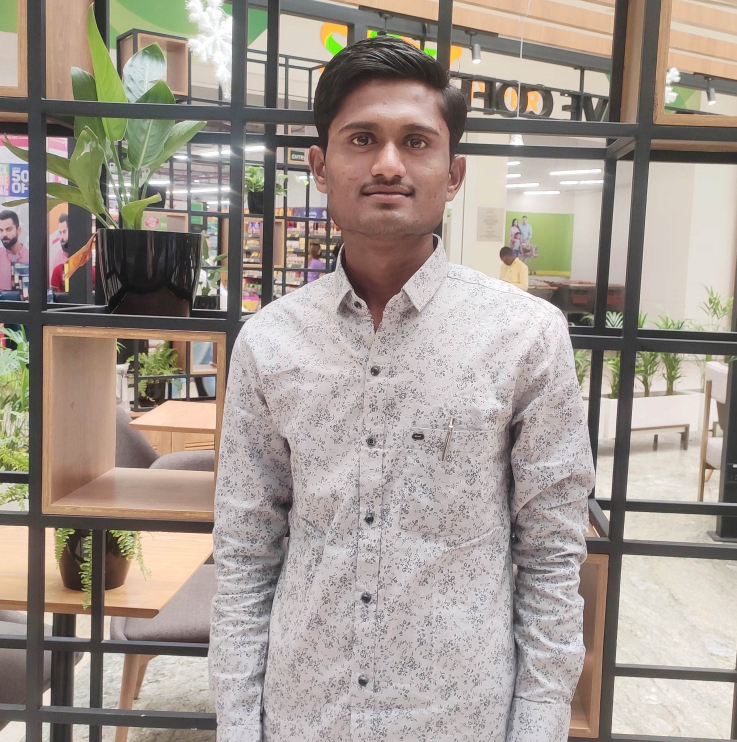
#> input picture model/test_images/santosh.jpg, 2210 x 2225 px (shown at 1/3 size)
$ jupyter execute --allow-errors friends_image_classifier_model.ipynb   (shell and % lines are left out)
#> lines starting #> are read from the running program, lines starting #| are printed output that depends on the picture; after the words box and inside, x2 and y2 are one past the last pixel; in counts of white or black regions, pixels touching at a corner belong together
[cell 1]
import numpy as np
import cv2
import matplotlib
from matplotlib import pyplot as plt

[cell 2]
img = cv2.imread('./test_images/santosh.jpg')
#> img is the input picture: shape (2225, 2210, 3); mean B, G, R 143.9, 152.2, 162.5
img.shape
#> Out = (2225, 2210, 3)

[cell 3]
plt.imshow(img) # This is rgb color image

[cell 4]
gray = cv2.cvtColor(img, cv2.COLOR_BGR2GRAY)
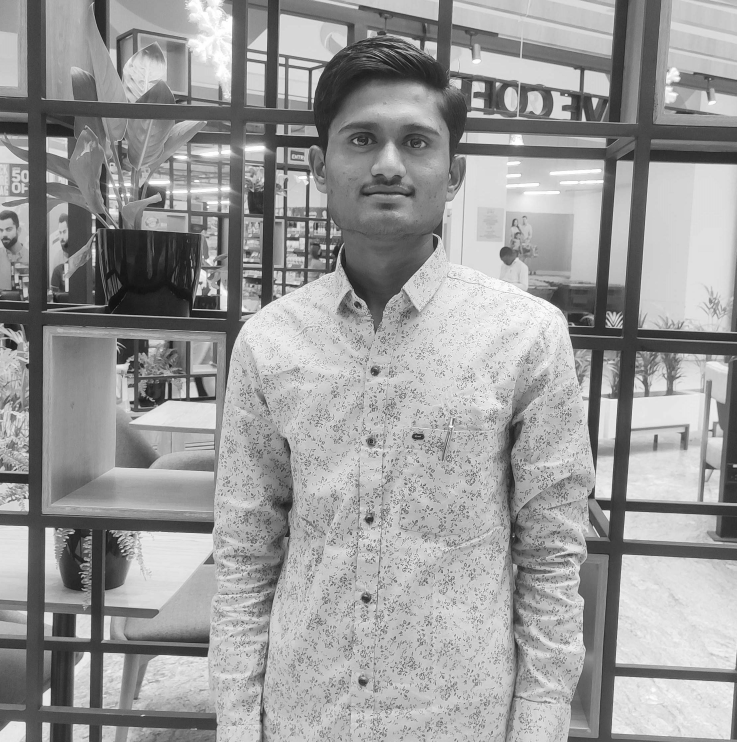
#> gray: shape (2225, 2210) (shown at 1/3 size); min 0, max 255, mean 154.4
gray.shape # here we are converting this image into gray image
#> Out = (2225, 2210)

[cell 5]
gray

[cell 6]
plt.imshow(gray, cmap='gray') # Here is the gray image

[cell 7]
face_cascade = cv2.CascadeClassifier('./opencv/haarcascades/haarcascade_frontalface_default.xml')
eye_cascade = cv2.CascadeClassifier('./opencv/haarcascades/haarcascade_eye.xml')

faces = face_cascade.detectMultiScale(gray, 1.3, 5)
#> faces = [[930, 242, 473, 473]]
faces
#> Out = [[930, 242, 473, 473]]

[cell 8]
(x,y,w,h) = faces[0]
#> x = 930; y = 242; w = 473; h = 473
x,y,w,h
#> Out = (930, 242, 473, 473)

[cell 9]
face_img = cv2.rectangle(img,(x,y),(x+w,y+h),(255,0,0),2)
plt.imshow(face_img)

[cell 10]
cv2.destroyAllWindows()
for (x,y,w,h) in faces:
    face_img = cv2.rectangle(img,(x,y),(x+w,y+h),(255,0,0),2)
    roi_gray = gray[y:y+h, x:x+w] #roi is region of interest in image crop
    roi_color = face_img[y:y+h, x:x+w]
    eyes = eye_cascade.detectMultiScale(roi_gray)
    for (ex,ey,ew,eh) in eyes:
        cv2.rectangle(roi_color,(ex,ey),(ex+ew,ey+eh),(0,255,0),2)
#> this loop made 1 pass
#> pass 1, `roi_gray = gray[y:y+h, x:x+w]`:
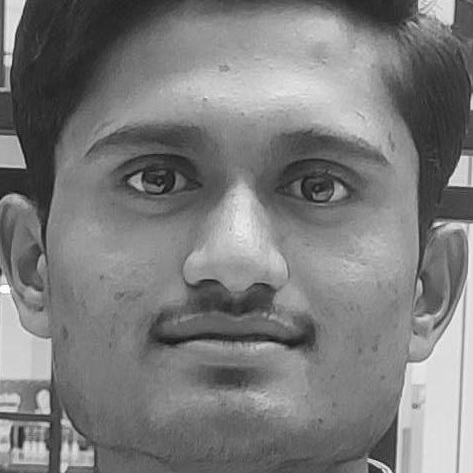
#> roi_gray: shape (473, 473); min 15, max 255, mean 123.7
#> pass 1, `roi_color = face_img[y:y+h, x:x+w]`:
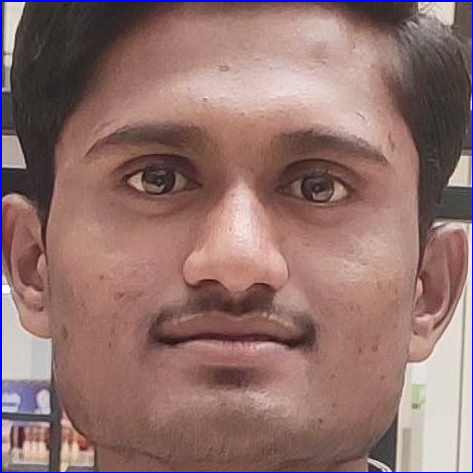
#> roi_color: shape (473, 473, 3); mean B, G, R 108.9, 113.4, 145.7
#> after the loop:
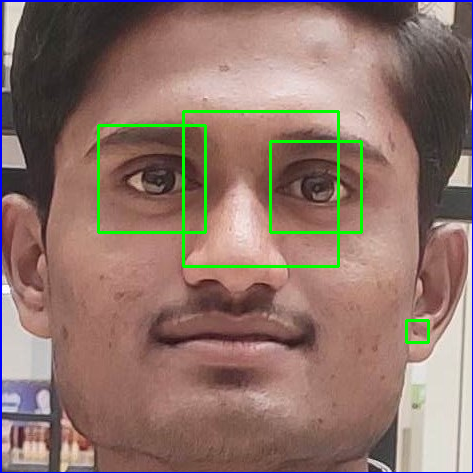
#> roi_color: shape (473, 473, 3); 1.99% of pixels changed, all inside (x1, y1, x2, y2) = (97, 110, 430, 344)


plt.figure()
plt.imshow(face_img, cmap='gray')
plt.show()

[cell 11]
plt.imshow(roi_color, cmap='gray')

[cell 12]
cropped_img = np.array(roi_color)
cropped_img.shape
#> Out = (473, 473, 3)

[cell 13]
# Preprocessing: Load image, detect face. If eyes >=2, then save and crop the face region

[cell 14]
def get_cropped_image_if_2_eyes(image_path):
#> called with image_path = './test_images/santosh.jpg'
    img = cv2.imread(image_path)
    gray = cv2.cvtColor(img, cv2.COLOR_BGR2GRAY)
    faces = face_cascade.detectMultiScale(gray, 1.3, 5)
#> faces = [[930, 242, 473, 473]]
    for (x,y,w,h) in faces:
        roi_gray = gray[y:y+h, x:x+w]
        roi_color = img[y:y+h, x:x+w]
        eyes = eye_cascade.detectMultiScale(roi_gray)
        if len(eyes) >= 2:
            return roi_color

[cell 15]
original_image = cv2.imread('./test_images/santosh.jpg')
plt.imshow(original_image)

[cell 16]
cropped_image = get_cropped_image_if_2_eyes('./test_images/santosh.jpg')
plt.imshow(cropped_image)

[cell 17]
org_image_obstructed = cv2.imread('./test_images/sharapova2.jpg')
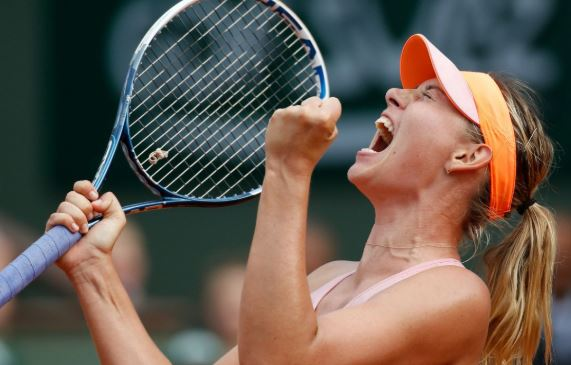
#> input picture model/test_images/sharapova2.JPG, 571 x 365 px, found by its file name
#> org_image_obstructed is the input picture: shape (365, 571, 3); mean B, G, R 80.8, 91, 102.6
plt.imshow(org_image_obstructed)
# In below image face is not very clear and it doesn't have two eyes clearly visible

[cell 18]
cropped_image_no_2_eyes = get_cropped_image_if_2_eyes('./test_images/sharapova2.jpg')
#> call 2 of get_cropped_image_if_2_eyes, with image_path = './test_images/sharapova2.jpg'
#> in get_cropped_image_if_2_eyes (call 2), `gray = cv2.cvtColor(img, cv2.COLOR_BGR2GRAY)`:
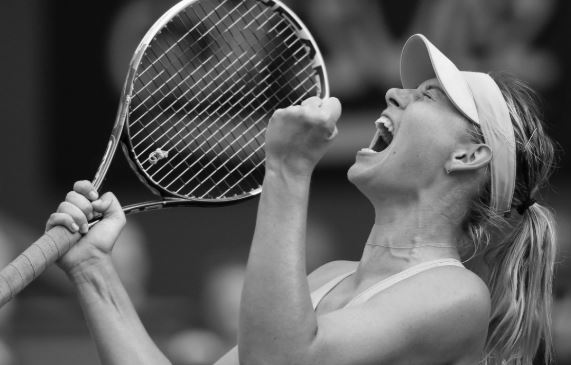
#> gray: shape (365, 571); min 0, max 254, mean 93.3
#> in get_cropped_image_if_2_eyes (call 2), `faces = face_cascade.detectMultiScale(gray, 1.3, 5)`: faces = ()
cropped_image_no_2_eyes
# Above cropped_image_no_2_eyes is None which means we should ignore this image and we will not use such image for model training

[cell 19]
path_to_data = "./dataset/"
path_to_cr_data = "./dataset/cropped/"

[cell 20]
import os
img_dirs = []
for entry in os.scandir(path_to_data):
    if entry.is_dir():
        img_dirs.append(entry.path)

[cell 21]
img_dirs # this code checking wheter the directories are present or not

[cell 22]
import shutil
if os.path.exists(path_to_cr_data): # if croped folder exist
     shutil.rmtree(path_to_cr_data) # then remove it
os.mkdir(path_to_cr_data) # else create a cropped folder

[cell 23]
cropped_image_dirs = []
celebrity_file_names_dict = {}
for img_dir in img_dirs:
    celebrity_name = img_dir.split('/')[-1] # this -1 gives us the last element from the list
    print(celebrity_name)

[cell 24]
cropped_image_dirs = []
celebrity_file_names_dict = {}
#> (the rest of this cell did not finish here and is left out)

        if roi_color is not None:
            cropped_folder = path_to_cr_data + celebrity_name
            if not os.path.exists(cropped_folder):
                os.makedirs(cropped_folder)
                cropped_image_dirs.append(cropped_folder)
                print("Generating cropped images in folder: ",cropped_folder)
            cropped_file_name = celebrity_name + str(count) + ".png"
            cropped_file_path = cropped_folder + "/" + cropped_file_name
            cv2.imwrite(cropped_file_path, roi_color)
            celebrity_file_names_dict[celebrity_name].append(cropped_file_path)
            count += 1
# After this execution
# Manually examine cropped folder and delete any unwanted images

[cell 25]
import numpy as np
import pywt
import cv2

def w2d(img, mode='haar', level=1):
#> called with mode = 'db1', level = 5
    imArray = img
    #Datatype conversions
    #convert to grayscale
    imArray = cv2.cvtColor( imArray,cv2.COLOR_RGB2GRAY )
    #convert to float
    imArray =  np.float32(imArray)
    imArray /= 255;
    # compute coefficients
    coeffs=pywt.wavedec2(imArray, mode, level=level)
#> coeffs = 6 items

    #Process Coefficients
    coeffs_H=list(coeffs)
#> coeffs_H = 6 items
    coeffs_H[0] *= 0;

    # reconstruction
    imArray_H=pywt.waverec2(coeffs_H, mode);
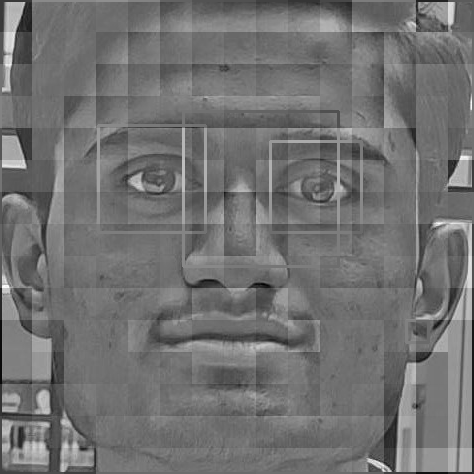
#> imArray_H: shape (474, 474) float32; min -0.481, max 0.606, mean 0.00372; drawn with min black and max white
    imArray_H *= 255;
    imArray_H =  np.uint8(imArray_H)
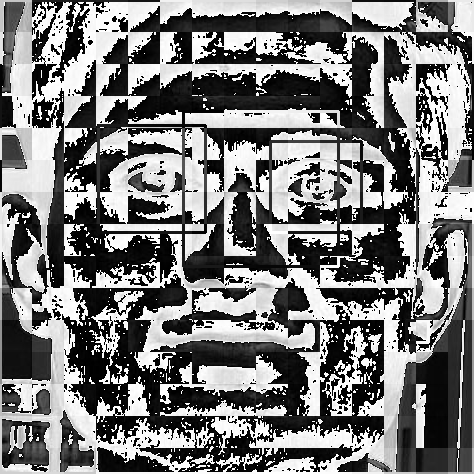
#> imArray_H: shape (474, 474); min 0, max 255, mean 122.4

    return imArray_H

[cell 26]
im_har = w2d(cropped_img,'db1',5)
plt.imshow(im_har, cmap='gray')
# You can see below a wavelet transformed image that gives clues on facial features such as eyes, nose, lips etc.
# This along with raw pixel image can be used as an input for our classifier

[cell 27]
celebrity_file_names_dict = {}
for img_dir in cropped_image_dirs:
    celebrity_name = img_dir.split('/')[-1]
    file_list = []
    for entry in os.scandir(img_dir):
        file_list.append(entry.path)
    celebrity_file_names_dict[celebrity_name] = file_list
celebrity_file_names_dict

[cell 28]
class_dict = {}
count = 0
for celebrity_name in celebrity_file_names_dict.keys():
    class_dict[celebrity_name] = count
    count = count + 1
class_dict
